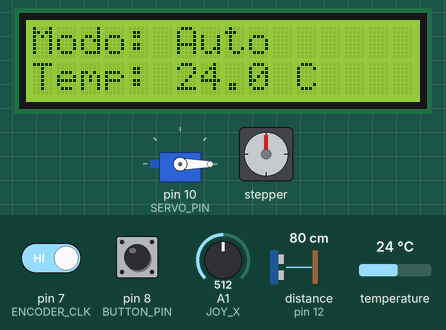
Recording of a sketch running on a simulated Arduino Uno, built with avr-gcc and run on an emulated ATmega328P. Parts: 16×2 character LCD, servo, stepper motor. Wiring (from diagram.json): ultrasonic range finder: trigger pin 11; echo pin 12. Inputs (shaded band) come from the test bench; at power-on: A1 (JOY_X) = 512, distance to the obstacle (sensor on pin 12) 80 cm, temperature 24 °C, pin 7 (ENCODER_CLK) HIGH, pin 8 (BUTTON_PIN) HIGH. The echo pulse lasts 58.3 µs per cm; stepper angles assume 2048 steps per turn; what the sketch prints to the serial monitor is not drawn.

Above: at 1.2 s.
1.3 s: A1 (JOY_X) set to 211
2.9 s: A1 (JOY_X) set to 185
At 3.58 s:
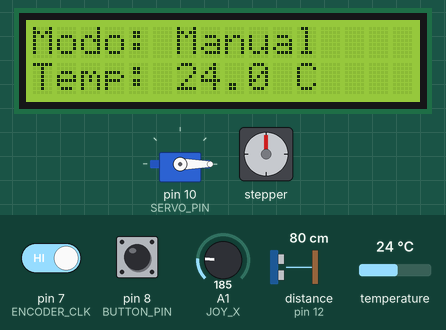
At 4.18 s:
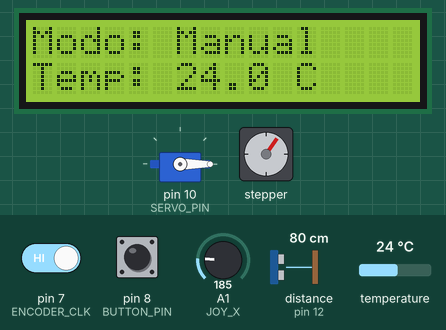
5.8 s: distance to the obstacle (sensor on pin 12) set to 2 cm
At 5.99 s:
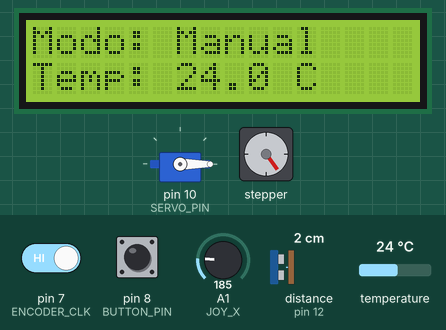
8.2 s: temperature set to 12 °C
At 10.48 s:
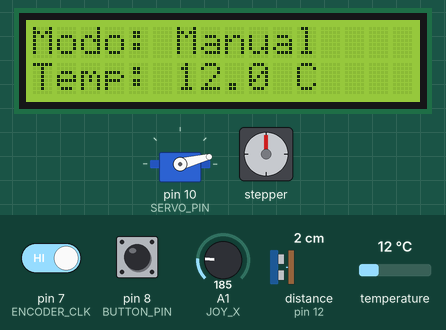
13.0 s: distance to the obstacle (sensor on pin 12) set to 18 cm
15.4 s: A1 (JOY_X) set to 785
19.2 s: A1 (JOY_X) set to 818
Timing chart, 0 to 21.7 s (numbered marks = the images above; inputs shaded):
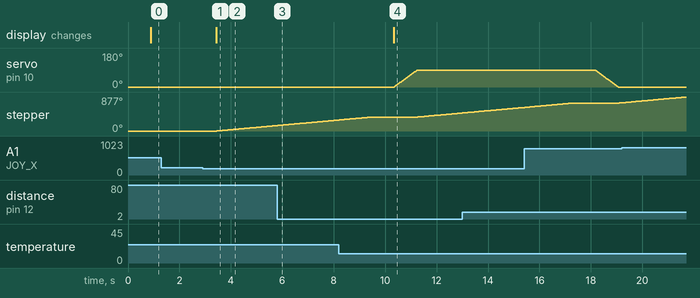

Measured:
- the behaviour switches between 200 and 199 on A1 (JOY_X) (found by bisection; images 0 and 1)
- after the input at 1.3 s, every drawn part: stays the same
- after the input at 2.9 s, stepper: keeps turning clockwise at about 60°/s, starting after 0.55 s; the display: changes after 0.53 s (image 1)
- after the input at 8.2 s, servo on pin 10 (SERVO_PIN): goes on until 11.2 s, then stays 90°; the display: changes after 2.1 s (image 4)

The sketch:

main.ino
```cpp
#include <Wire.h>
#include <LiquidCrystal_I2C.h>
#include <Stepper.h>
#include <OneWire.h>
#include <DallasTemperature.h>
#include <Servo.h>

//         Definições
#define DS18B20_PIN 9
#define STEP_A 2
#define STEP_B 4
#define STEP_C 5
#define STEP_D 6
#define JOY_X A1
#define BUTTON_PIN 8
#define BUZZER_PIN 3

#define TRIG_PIN 11
#define ECHO_PIN 12
#define SERVO_PIN 10
#define SERVO_OPEN 90
#define SERVO_CLOSED 0
const int DISTANCE_THRESHOLD = 10; // distância para abrir portão (alterar em caso de necessidade)

// Encoder
#define ENCODER_CLK 7
#define ENCODER_DT  A2

//   Objetos Globais e Variáveis
LiquidCrystal_I2C lcd(0x27, 16, 2);
Stepper stepper(2048, STEP_A, STEP_C, STEP_B, STEP_D);
OneWire oneWire(DS18B20_PIN);
DallasTemperature sensors(&oneWire);
Servo gateServo;

const float TEMP_THRESHOLD = 24.0;
float temperatura = 0.0;

enum Mode { AUTO, MANUAL };
Mode currentMode = AUTO;

int currentGatePos = SERVO_CLOSED;

int lastEncoderCLK = HIGH;
unsigned long manualOverrideUntil = 0;
const unsigned long overrideDuration = 5000; // 5 segundos (define o tempo que a abertura manual fica ativa)

//           Setup
void setup() {
  Serial.begin(9600);
  lcd.init();
  lcd.backlight();
  sensors.begin();
  stepper.setSpeed(10);
  pinMode(BUTTON_PIN, INPUT_PULLUP);
  pinMode(BUZZER_PIN, OUTPUT);

  pinMode(TRIG_PIN, OUTPUT);
  pinMode(ECHO_PIN, INPUT);
  gateServo.attach(SERVO_PIN);
  gateServo.write(currentGatePos);

  // Encoder
  pinMode(ENCODER_CLK, INPUT_PULLUP);
  pinMode(ENCODER_DT, INPUT_PULLUP);
  lastEncoderCLK = digitalRead(ENCODER_CLK);
}

//           Loop
void loop() {
  readTemperature();
  handleJoystick();
  updateDisplay();

  handleEncoder();

  if (millis() > manualOverrideUntil) {
    controlarPortaoPorProximidade();
  }

  if (currentMode == AUTO) {
    if (temperatura > TEMP_THRESHOLD) {
      tone(BUZZER_PIN, 2000);
      stepper.step(2048);
    } else {
      noTone(BUZZER_PIN);
    }
  } else if (currentMode == MANUAL) {
    noTone(BUZZER_PIN);
    stepper.step(2048);
  }
  delay(50);
}

//      Função: Encoder
void handleEncoder() {
  static int lastCLK = HIGH;
  static unsigned long lastDebounceTime = 0;
  const unsigned long debounceDelay = 3;

  int currentCLK = digitalRead(ENCODER_CLK);

  if (lastCLK == HIGH && currentCLK == LOW) {
    if ((millis() - lastDebounceTime) > debounceDelay) {
      int dtValue = digitalRead(ENCODER_DT);
      if (dtValue == HIGH && currentGatePos != SERVO_OPEN) {
        abrirPortao();
        manualOverrideUntil = millis() + overrideDuration;
        Serial.println("Portão aberto manualmente via encoder");
      } else if (dtValue == LOW && currentGatePos != SERVO_CLOSED) {
        fecharPortao();
        manualOverrideUntil = millis() + overrideDuration;
        Serial.println("Portão fechado manualmente via encoder");
      }
      lastDebounceTime = millis();
    }
  }
  lastCLK = currentCLK;
}

//   Função: Portão Automático
void controlarPortaoPorProximidade() {
  long distance = readDistance();
  Serial.print("Distancia: ");
  Serial.print(distance);
  Serial.println(" cm");

  if (distance > 0 && distance < DISTANCE_THRESHOLD && currentGatePos != SERVO_OPEN) {
    abrirPortao();
  } else if (distance >= DISTANCE_THRESHOLD && currentGatePos != SERVO_CLOSED) {
    fecharPortao();
  }
}

//      Função: Distância
long readDistance() {
  digitalWrite(TRIG_PIN, LOW);
  delayMicroseconds(2);
  digitalWrite(TRIG_PIN, HIGH);
  delayMicroseconds(10);
  digitalWrite(TRIG_PIN, LOW);
  long duration = pulseIn(ECHO_PIN, HIGH, 20000);
  long distance = duration * 0.034 / 2;
  return distance;
}

//  Funções: Abrir/Fechar Portão
void abrirPortao() {
  for (int pos = currentGatePos; pos <= SERVO_OPEN; pos++) {
    gateServo.write(pos);
    delay(10);
  }
  currentGatePos = SERVO_OPEN;
}

void fecharPortao() {
  for (int pos = currentGatePos; pos >= SERVO_CLOSED; pos--) {
    gateServo.write(pos);
    delay(10);
  }
  currentGatePos = SERVO_CLOSED;
}

//    Função: Temperatura
void readTemperature() {
  sensors.requestTemperatures();
  temperatura = sensors.getTempCByIndex(0);
  Serial.print("Temperatura: ");
  Serial.print(temperatura);
  Serial.println(" °C");
}

//    Função: Joystick/Modo
void handleJoystick() {
  int joyX = analogRead(JOY_X);
  bool buttonPressed = digitalRead(BUTTON_PIN) == LOW;

  if (buttonPressed) {
    currentMode = MANUAL;
  } else if (joyX < 200) {
    currentMode = MANUAL;
  } else if (joyX > 800) {
    currentMode = AUTO;
  }
}

//      Função: Display LCD
void updateDisplay() {
  lcd.setCursor(0,0);
  if (currentMode == AUTO) {
    lcd.print("Modo: Auto     ");
  } else {
    lcd.print("Modo: Manual   ");
  }
  lcd.setCursor(0,1);
  lcd.print("Temp: ");
  lcd.print(temperatura, 1);
  lcd.print(" C     ");
}
```
